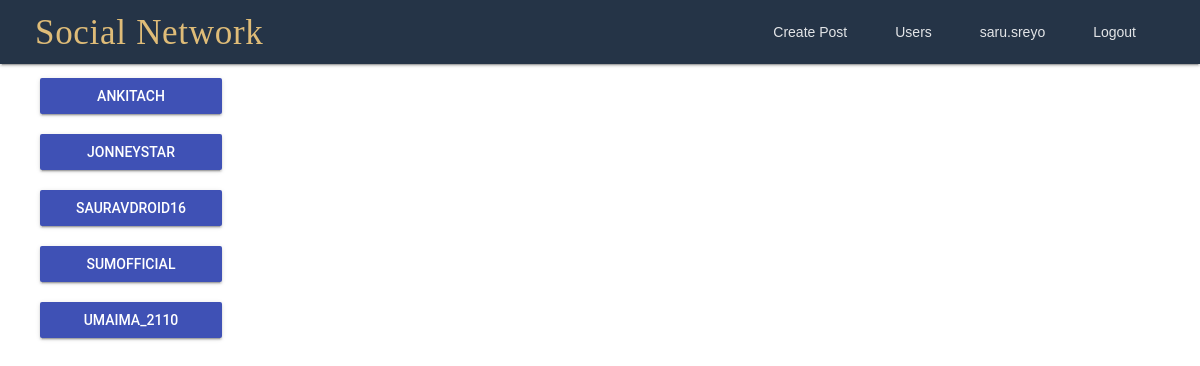
Screenshot of /user/friends (signed in) with the database file from the repository.
### Friends/models.py (models this page shows, shortened)
class Friend(models.Model):
    user = models.ForeignKey(CustomUser, on_delete=models.CASCADE)
    user_email = models.EmailField(max_length=255)
    friend_email = models.EmailField(max_length=255)
    friend_type = models.CharField(max_length=50)
    request_type = models.CharField(max_length=20)
    friend_since = models.DateTimeField(null=True)
    class Meta:
        unique_together = (('user_email', 'friend_email'), ('friend_email', 'user_email'))
    def get_friend_username(self):
        return self.friend_email.split('@')[0]

### User/views.py (the view)
@login_required(login_url='user:login')
def show_friends(request):
    friends = Friend.objects.filter(user_email=request.user.email)
    return render(request, "User/friends.html",
                  {"username": request.user.email.split('@')[0], "email": request.user.email, "friends": friends})

### User/templates/User/friends.html
{% extends 'User/base.html' %}
{% load staticfiles %}
{% block custom_style %}
    <link rel="stylesheet" href="{% static 'User/css/login_style.css' %}" xmlns="http://www.w3.org/1999/html">
{% endblock %}
{% block nav %}
    <a class="mdl-navigation__link" href="{% url 'user:create_article' %}">Create Post</a>
    <a class="mdl-navigation__link" href="{% url 'user:all_user' %}">Users</a>
    <a class="mdl-navigation__link" href="{% url 'user:profile' email %}">{{ username }}</a>
    <a class="mdl-navigation__link" href="{% url 'user:logout' %}">Logout</a>
{% endblock %}
{% block content %}
    {% if friends %}
        <ul>
            {% for f in friends %}
                <li>
                    <a href="{% url 'user:profile' f.friend_email %}"
                       class="mdl-button mdl-js-button mdl-button--raised mdl-button--primary" id="friend-button">{{ f.get_friend_username }}</a>
                </li>
            {% endfor %}
        </ul>
    {% else %}
        <h5>You don't have any friends</h5>
    {% endif %}
{% endblock %}

### User/static/User/css/profile_style.css (style rules this page uses)
ul { list-style: none; }
a { text-decoration: none; }
#friend-button { width: 150px; margin-bottom: 20px; }

### rows the page displays
Friend: get_friend_username "ANKITACH"
Friend: get_friend_username "JONNEYSTAR"
Friend: get_friend_username "SAURAVDROID16"
Friend: get_friend_username "SUMOFFICIAL"
Friend: get_friend_username "UMAIMA_2110"

### other values shown
{{ username }} "saru.sreyo"
